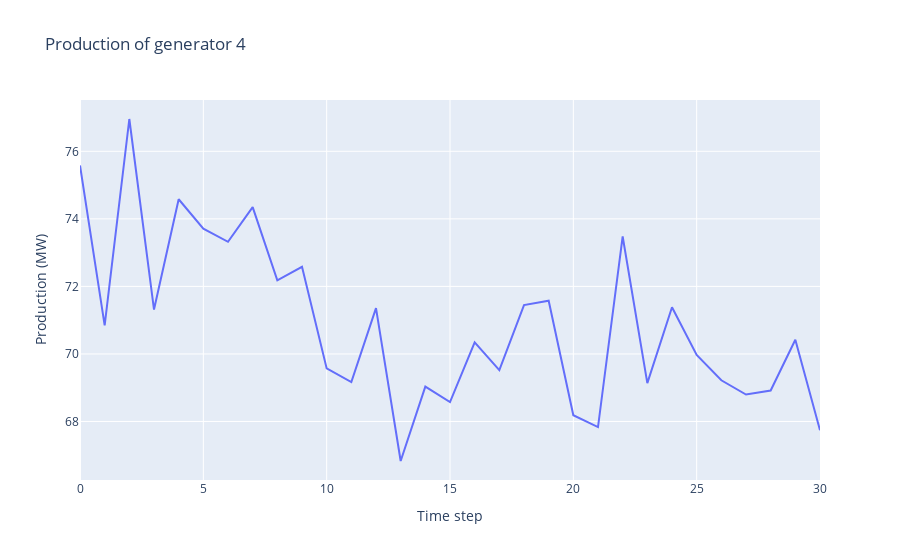

The notebook cell this image was saved under:
### Code cell
gen_id = 4
# extract the data
val_lgen3 = np.zeros(len(this_episode.observations))
for i, obs in enumerate(this_episode.observations):
    dict_ = obs.state_of(gen_id=gen_id) # which effect has this action action on the substation with id 1
    # other objects are: load_id, gen_id, line_id or substation_id
    # see the documentation for more information.
    val_lgen3[i] = dict_['p']

# plot it
fig = go.Figure(data=[go.Scatter(x=[i for i in range(len(val_lgen3))],
                                 y=val_lgen3)])
fig.update_layout(title="Production of generator {}".format(gen_id),
                 xaxis_title="Time step",
                 yaxis_title="Production (MW)")
fig.show()

### Figure 1 — Plotly figure (JSON) as saved in the notebook; plotly's stock layout.template omitted (floating-point values rounded to 4 significant figures)
{"data": [{"type": "scatter", "x": [0, 1, 2, 3, 4, 5, 6, 7, 8, 9, 10, 11, 12, 13, 14, 15, 16, 17, 18, 19, 20, 21, 22, 23, 24, 25, 26, 27, 28, 29, 30], "y": [75.58, 70.85, 76.96, 71.31, 74.58, 73.71, 73.32, 74.35, 72.18, 72.58, 69.57, 69.17, 71.36, 66.83, 69.03, 68.58, 70.34, 69.52, 71.45, 71.58, 68.19, 67.84, 73.48, 69.13, 71.38, 69.97, 69.22, 68.8, 68.92, 70.42, 67.74]}], "layout": {"title": {"text": "Production of generator 4"}, "xaxis": {"title": {"text": "Time step"}}, "yaxis": {"title": {"text": "Production (MW)"}}}}
